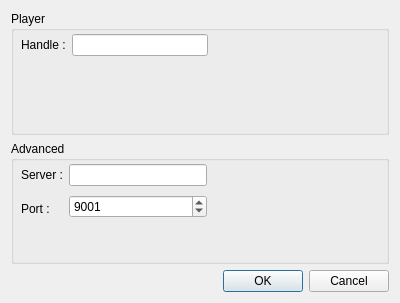
<?xml version="1.0" encoding="UTF-8"?>
<ui version="4.0">
 <class>AppDialog</class>
 <widget class="QDialog" name="AppDialog">
  <property name="geometry">
   <rect>
    <x>0</x>
    <y>0</y>
    <width>400</width>
    <height>303</height>
   </rect>
  </property>
  <property name="windowTitle">
   <string>Dialog</string>
  </property>
  <layout class="QGridLayout" name="gridLayout">
   <item row="0" column="0">
    <layout class="QVBoxLayout" name="TotalLayout">
     <item>
      <widget class="QGroupBox" name="PlayerInfo">
       <property name="title">
        <string>Player</string>
       </property>
       <widget class="QWidget" name="layoutWidget">
        <property name="geometry">
         <rect>
          <x>10</x>
          <y>20</y>
          <width>187</width>
          <height>28</height>
         </rect>
        </property>
        <layout class="QHBoxLayout" name="PlayerLayout">
         <item>
          <widget class="QLabel" name="label">
           <property name="text">
            <string>Handle :</string>
           </property>
          </widget>
         </item>
         <item>
          <widget class="QLineEdit" name="PlayerName"/>
         </item>
        </layout>
       </widget>
      </widget>
     </item>
     <item>
      <widget class="QGroupBox" name="AdvancedInfo">
       <property name="title">
        <string>Advanced</string>
       </property>
       <widget class="QWidget" name="layoutWidget1">
        <property name="geometry">
         <rect>
          <x>10</x>
          <y>20</y>
          <width>186</width>
          <height>62</height>
         </rect>
        </property>
        <layout class="QHBoxLayout" name="AdvancedLayout">
         <item>
          <layout class="QVBoxLayout" name="verticalLayout_2">
           <item>
            <widget class="QLabel" name="label_2">
             <property name="text">
              <string>Server :</string>
             </property>
            </widget>
           </item>
           <item>
            <widget class="QLabel" name="label_3">
             <property name="text">
              <string>Port :</string>
             </property>
            </widget>
           </item>
          </layout>
         </item>
         <item>
          <layout class="QVBoxLayout" name="verticalLayout_3">
           <item>
            <widget class="QLineEdit" name="ServerAddr"/>
           </item>
           <item>
            <widget class="QSpinBox" name="ServerPort">
             <property name="minimum">
              <number>0</number>
             </property>
             <property name="maximum">
              <number>65000</number>
             </property>
             <property name="value">
              <number>9001</number>
             </property>
            </widget>
           </item>
          </layout>
         </item>
        </layout>
       </widget>
      </widget>
     </item>
     <item>
      <widget class="QDialogButtonBox" name="buttonBox">
       <property name="orientation">
        <enum>Qt::Horizontal</enum>
       </property>
       <property name="standardButtons">
        <set>QDialogButtonBox::Cancel|QDialogButtonBox::Ok</set>
       </property>
      </widget>
     </item>
    </layout>
   </item>
  </layout>
 </widget>
 <resources/>
 <connections>
  <connection>
   <sender>buttonBox</sender>
   <signal>accepted()</signal>
   <receiver>AppDialog</receiver>
   <slot>accept()</slot>
   <hints>
    <hint type="sourcelabel">
     <x>249</x>
     <y>289</y>
    </hint>
    <hint type="destinationlabel">
     <x>157</x>
     <y>274</y>
    </hint>
   </hints>
  </connection>
  <connection>
   <sender>buttonBox</sender>
   <signal>rejected()</signal>
   <receiver>AppDialog</receiver>
   <slot>reject()</slot>
   <hints>
    <hint type="sourcelabel">
     <x>317</x>
     <y>289</y>
    </hint>
    <hint type="destinationlabel">
     <x>286</x>
     <y>274</y>
    </hint>
   </hints>
  </connection>
  <connection>
   <sender>AppDialog</sender>
   <signal>finished(int)</signal>
   <receiver>AppDialog</receiver>
   <slot>reject()</slot>
   <hints>
    <hint type="sourcelabel">
     <x>199</x>
     <y>151</y>
    </hint>
    <hint type="destinationlabel">
     <x>199</x>
     <y>151</y>
    </hint>
   </hints>
  </connection>
 </connections>
</ui>
